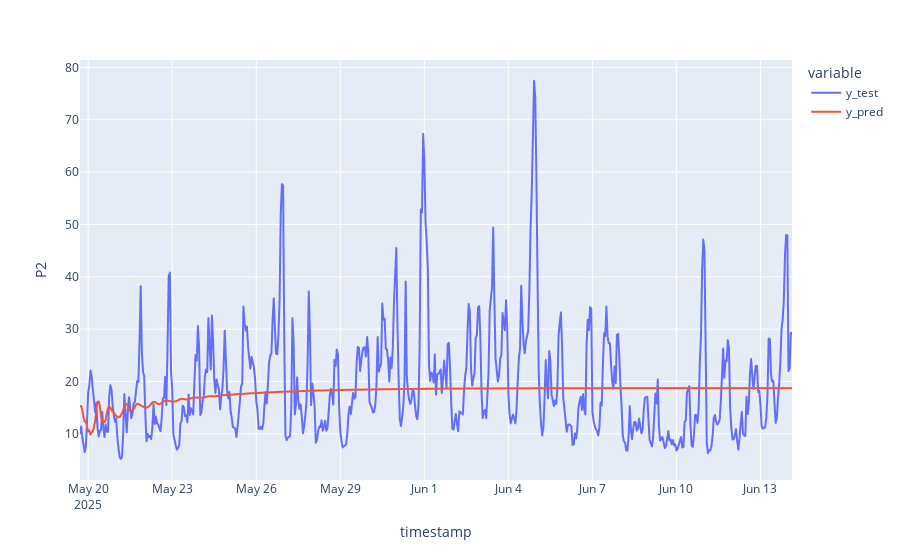

The notebook cell this image was saved under:
### Code cell
fig= px.line(df_pred_test, labels={"value": "P2"})
fig.show()

### Figure 1 — Plotly figure (JSON) as saved in the notebook; plotly's stock layout.template omitted (floating-point values rounded to 4 significant figures; data arrays with more than 128 entries replaced by an {"elided": "..."} marker saying what was removed)
{"data": [{"hovertemplate": "variable=y_test<br>timestamp=%{x}<br>P2=%{y}<extra></extra>", "legendgroup": "y_test", "line": {"color": "#636efa", "dash": "solid"}, "marker": {"symbol": "circle"}, "mode": "lines", "name": "y_test", "showlegend": true, "type": "scattergl", "x": {"elided": "611 str values"}, "xaxis": "x", "y": {"elided": "611 float values"}, "yaxis": "y"}, {"hovertemplate": "variable=y_pred<br>timestamp=%{x}<br>P2=%{y}<extra></extra>", "legendgroup": "y_pred", "line": {"color": "#EF553B", "dash": "solid"}, "marker": {"symbol": "circle"}, "mode": "lines", "name": "y_pred", "showlegend": true, "type": "scattergl", "x": {"elided": "611 str values"}, "xaxis": "x", "y": {"elided": "611 float values"}, "yaxis": "y"}], "layout": {"legend": {"title": {"text": "variable"}, "tracegroupgap": 0}, "margin": {"t": 60}, "xaxis": {"anchor": "y", "domain": [0, 1], "title": {"text": "timestamp"}}, "yaxis": {"anchor": "x", "domain": [0, 1], "title": {"text": "P2"}}}}
